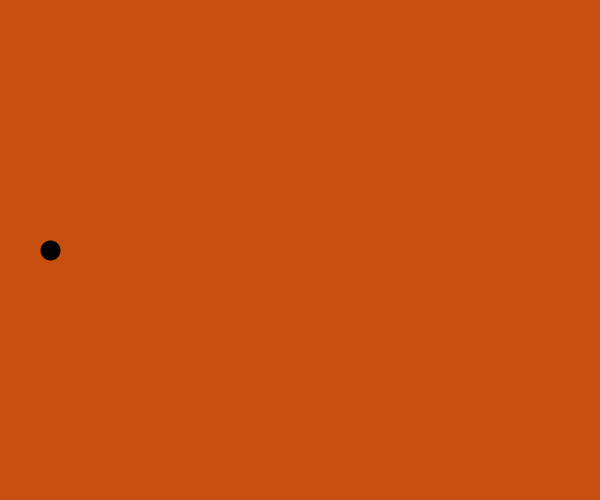
Frame 1 (no input)
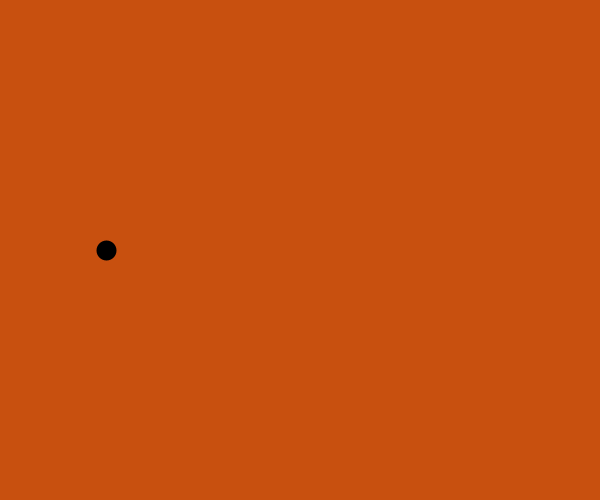
Frame 60 (the mouse pressed at the canvas centre just before this capture)
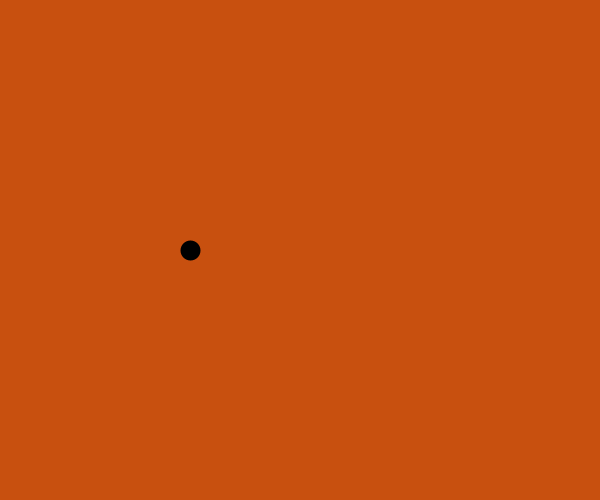
Frame 120 (the mouse held since frame 60 and released just before this capture)

The Processing sketch that drew these frames (run headless with seeded random() and noise(); from frame 60 on, the mouse is pressed at the canvas centre):

// Processing sketch: s02e04c
// ── s02e04c.pde
void setup()
{
  size(600,500);  
  strokeWeight(20);
}

float pozycja = 50;

void draw()
{
  background(200,80,15);
  point(pozycja, 250);
  pozycja = pozycja + random(-2, 5);
}
